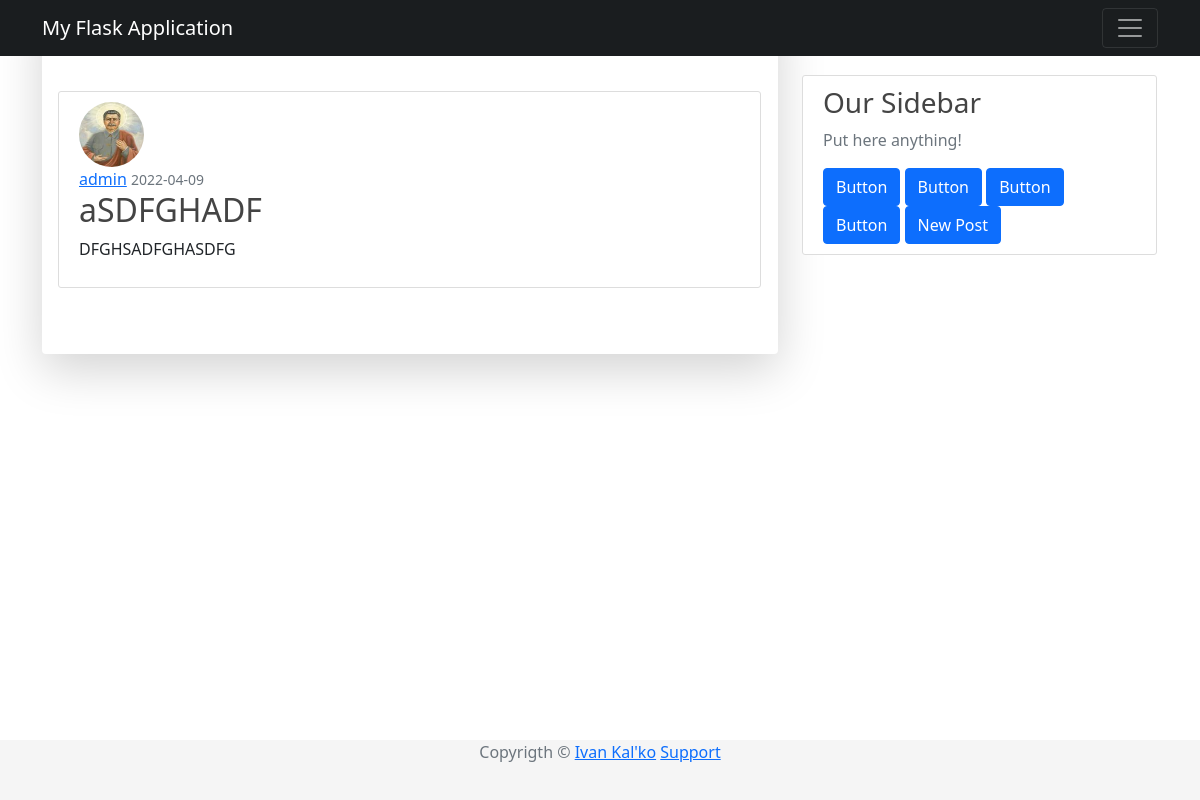
/post/5 (signed in), run on the app's committed database.
### app/models/user.py (models this page shows, shortened)
class User(UserMixin, db.Model):
    __tablename__ = "users"
    id = db.Column(db.Integer, primary_key=True)
    username = db.Column(db.String(64), unique=True, nullable=False)
    password_hash = db.Column(db.String(128), nullable=False)
    email = db.Column(db.String(120), nullable=False, unique=True)
    image_file = db.Column(db.String(20), nullable=False, default="default.png")
    join_date = db.Column(db.DateTime, nullable=False, default=datetime.utcnow)
    posts = db.relationship('Post', backref='author', lazy=True)

### app/models/post.py (models this page shows, shortened)
class Post(db.Model):
    __tablename__ = "posts"
    id = db.Column(db.Integer, primary_key=True)
    title = db.Column(db.String(100), nullable=False)
    timestamp = db.Column(db.DateTime, nullable=False, default=datetime.utcnow)
    content = db.Column(db.Text, nullable=False)
    user_id = db.Column(db.Integer, db.ForeignKey("users.id"), nullable=False)
    comment = db.relationship('Comment', backref='article', lazy=True)

### app/routes/post.py (the view)
@app.route('/post/<int:id>')
@login_required
def post(id:int):
    post = Post.query.get_or_404(id)
    return render_template('post.html', title=post.title, post=post)

### app/models/user.py (called while the page is built)
@login.user_loader
def load_user(id:int) -> User:
    return User.query.get(int(id))

### app/templates/post.html (shortened to what this page needs)
{% extends "base.html" %}
{% block content %}
    <article class="media content-section">
        <img class="rounded-circle article-img" src = "{{ url_for('static', filename='images/profiles/' + post.author.image_file) }}">
        <div class="media-body">
            <div class="article-metadata">
                <a class="mr-2" href="{{ url_for('user_public', username=post.author.username )}}">{{ post.author.username }}</a>
                <small class="text-muted">{{ post.timestamp.strftime('%Y-%m-%d') }}</small>
            </div>
            <h2 class="article-title">{{ post.title }}</h2>
            <p class="article-content">{{ post.content }}</p>
        </div>
    </article>
{% endblock %}

### app/static/css/base.css (style rules this page uses)
body { background: #fafafa; color: #333333; margin-top: 5rem; }
h1, h2, h3, h4, h5, h6 { color : #444444; }
.content-section { background: #ffffff; padding: 10px 20px; border: 1px solid #dddddd; border-radius: 3px; margin-right: 1px; margin-top: 75px; margin-bottom: 50px; }
.article-title { color: #444444; }
.article-content { white-space: pre-line; }
.article-img { height: 65px; width: 65px; margin-right: 16px; }
html * { -webkit-font-smoothing: antialiased; -moz-osx-font-smoothing: grayscale; }
body { color: #67748e; font-weight: 400; line-height: 1.6; background-color: #fff; }
body { margin: 0; font-family: var(--bs-font-sans-serif); font-size: 1rem; line-height: 1.5; -webkit-text-size-adjust: 100%; -webkit-tap-highlight-color: rgba(0,0,0,0); }
:root { --bs-blue: #63b3ed; --bs-indigo: #596cff; --bs-purple: #6f42c1; --bs-pink: #d63384; --bs-red: #f56565; --bs-orange: #fd7e14; --bs-yellow: #fbd38d; --bs-green: #81e6d9; --bs-teal: #20c997; --bs-cyan: #0dcaf0; --bs-gray: #6c757d; --bs-gray-dark: #343a40; --bs-primary: #cb0c9f; --bs-secondary: #8392ab; --bs-success: #82d616; --bs-info: #17c1e8; --bs-warning: #f53939; --bs-danger: #ea0606; --bs-light: #e9ecef; --bs-dark: #252f40; --bs-white: #fff; --bs-font-sans-serif: Open Sans; --bs-font-monospace: SFMono-Regular,Menlo,Monaco,Consolas,"Liberation Mono","Courier New",monospace; --bs-gradient: linear-gradient(180deg,hsla(0,0%,100%,.15),hsla(0,0%,100%,0)); }

### data on the page
User: image_file (picture), author.username "admin"
Post: timestamp "2022-04-09", title "aSDFGHADF", content "DFGHSADFGHASDFG"
